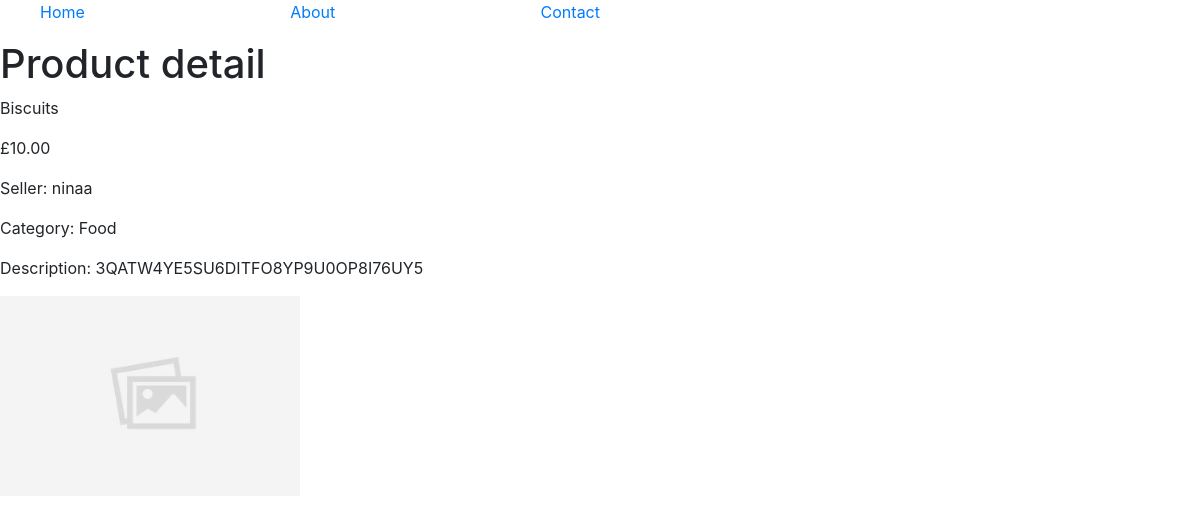
Page /4/ on the committed database.
### for_sale_app/models.py (models this page shows, shortened)
class Product(models.Model):
    PRODUCT_CATEGORIES = [
        ('HB', 'Health and beauty'),
        ('OTHER', 'Other'),
        ('ELEC', 'Electronics'),
        ('HOME', 'Home'),
        ('SPORT', 'Sports and exercise'),
        ('ENTER', 'Entertainment'),
        ('FOOD', 'Food'),
        ('BOOK', 'Books'),
    ]
    category = models.CharField(max_length=5, choices=PRODUCT_CATEGORIES, default='OTHER')
    user = models.ForeignKey(User, on_delete=models.CASCADE, blank=True)
    price = models.DecimalField(default=0.00, decimal_places=2, max_digits=10)
    picture = models.ImageField(default='images/default.jpg', null=True, upload_to='images/', blank=True, )
    title = models.CharField(max_length=120)
    description = models.TextField(blank=True)
    def __str__(self):
        return self.title

### for_sale_app/views.py (the view)
# urls.py: path('<int:my_id>/', views.product_detail, name='product-detail'),
def product_detail(request, my_id):
    obj = get_object_or_404(Product, id=my_id)
    context = {
        "object": obj
    }
    return render(request, 'for_sale_app/product_detail.html', context)

### templates/for_sale_app/product_detail.html
{% extends 'for_sale_app/base.html' %}
{% load static %}
{% block content %}
<h1>Product detail</h1>
    <p>{{ object }}</p>
    <p>£{{ object.price }}</p>
    <p>Seller: {{ object.user }}</p>
    <p>Category: {{ object.get_category_display }}</p>
    <p>Description: {{ object.description }}</p>
    {% if object.picture %}
        <img class="product-detail-picture" src="{% static object.picture %}">
    {% else %}
        <img class="product-detail-picture" src="{% static 'images/default.jpg' %}"
    {% endif %}
{% endblock %}

### for_sale_app/static/for_sale_app/style.css (style rules this page uses)
.product-detail-picture { object-fit: cover; width: 300px; height: 200px; }

### rows in the picture
Product: title "Biscuits", price "10.00", user "ninaa", category "Food", description "3QATW4YE5SU6DITFO8YP9U0OP8I76UY5"
